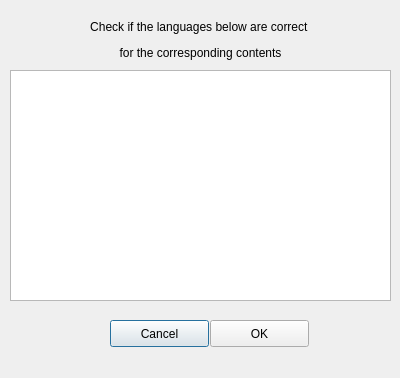
<?xml version="1.0" encoding="UTF-8"?>
<ui version="4.0">
 <class>LangDetectDialog</class>
 <widget class="QDialog" name="LangDetectDialog">
  <property name="geometry">
   <rect>
    <x>0</x>
    <y>0</y>
    <width>400</width>
    <height>378</height>
   </rect>
  </property>
  <property name="windowTitle">
   <string>Language Confirmation</string>
  </property>
  <widget class="QListWidget" name="langList">
   <property name="geometry">
    <rect>
     <x>10</x>
     <y>70</y>
     <width>381</width>
     <height>231</height>
    </rect>
   </property>
  </widget>
  <widget class="QPushButton" name="cancelBtn">
   <property name="geometry">
    <rect>
     <x>110</x>
     <y>320</y>
     <width>99</width>
     <height>27</height>
    </rect>
   </property>
   <property name="text">
    <string>Cancel</string>
   </property>
  </widget>
  <widget class="QPushButton" name="okBtn">
   <property name="geometry">
    <rect>
     <x>210</x>
     <y>320</y>
     <width>99</width>
     <height>27</height>
    </rect>
   </property>
   <property name="text">
    <string>OK</string>
   </property>
  </widget>
  <widget class="QLabel" name="label">
   <property name="geometry">
    <rect>
     <x>10</x>
     <y>10</y>
     <width>381</width>
     <height>61</height>
    </rect>
   </property>
   <property name="text">
    <string>&lt;html&gt;&lt;head/&gt;&lt;body&gt;&lt;p align=&quot;center&quot;&gt;Check if the languages below are correct &lt;/p&gt;&lt;p align=&quot;center&quot;&gt;for the corresponding contents&lt;/p&gt;&lt;/body&gt;&lt;/html&gt;</string>
   </property>
  </widget>
 </widget>
 <resources/>
 <connections/>
</ui>
